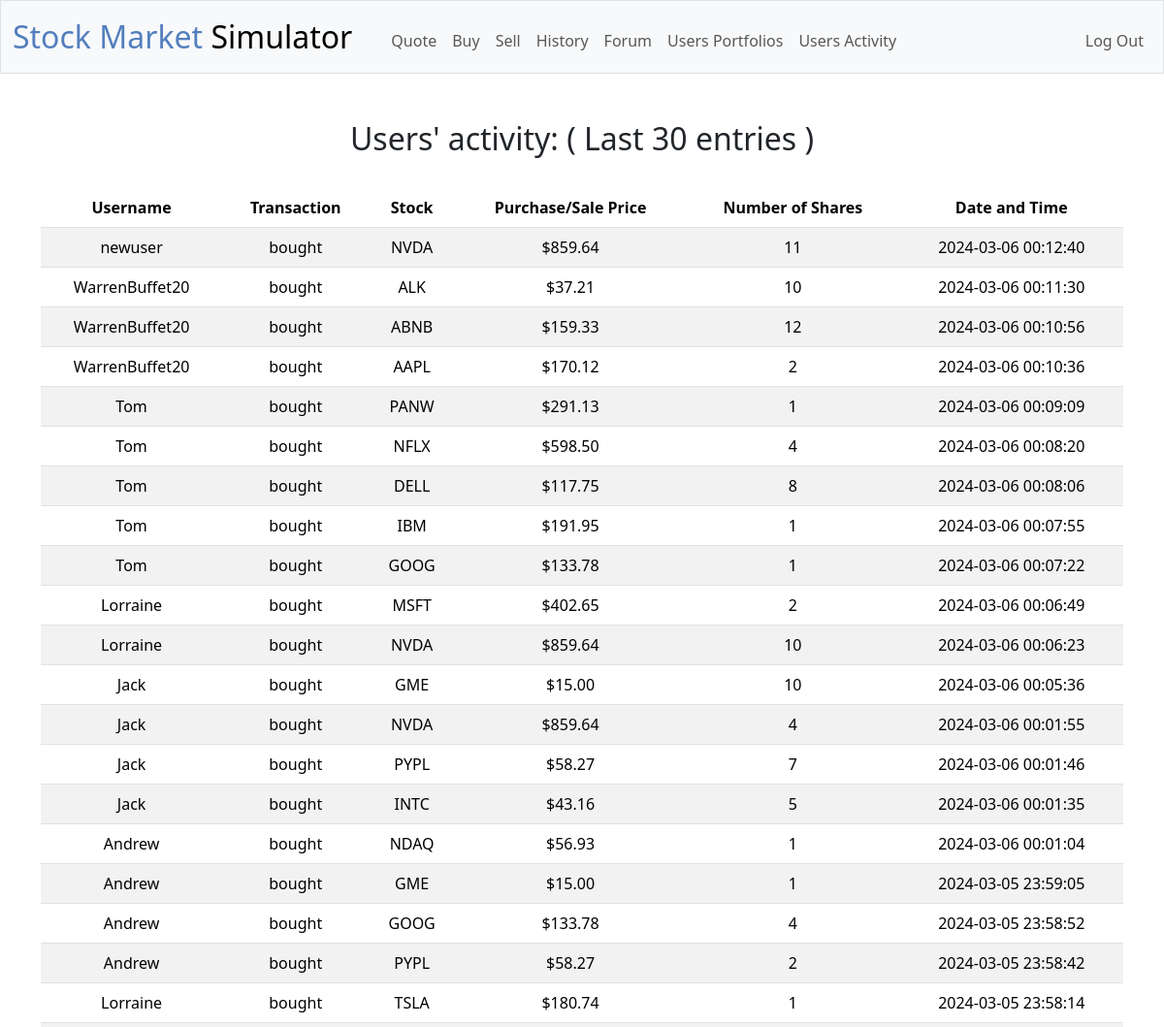
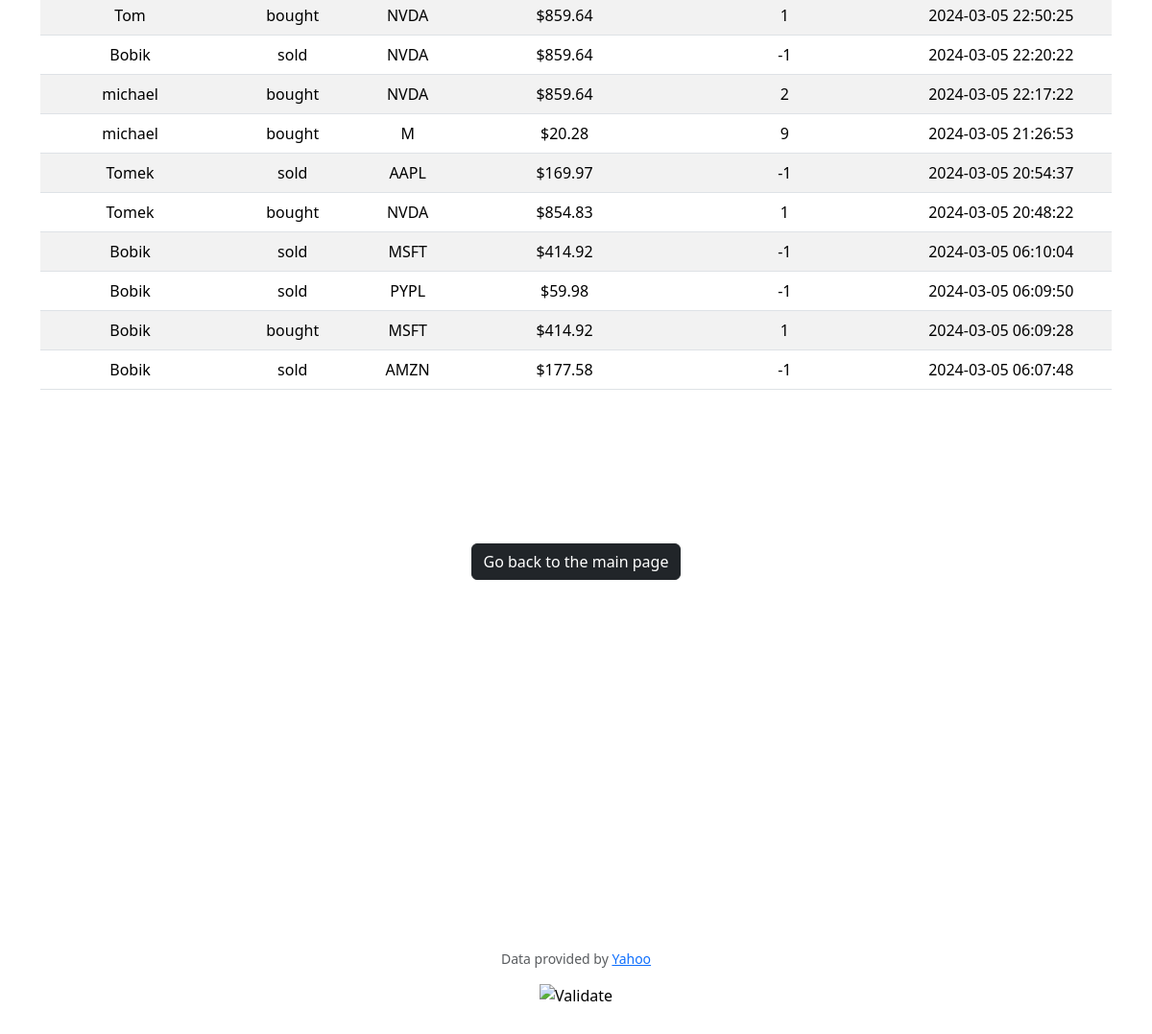
/activity (signed in), run on the app's committed database (2 pictures, top to bottom).
### tables this page shows
CREATE TABLE purchases (
    transaction_id INTEGER PRIMARY KEY AUTOINCREMENT NOT NULL,
    user_id INTEGER NOT NULL,
    stock_name TEXT NOT NULL,
    price NUMERIC NOT NULL,
    date datetime default CURRENT_TIMESTAMP,
    shares_number INTEGER NOT NULL,
    type TEXT NOT NULL,
    FOREIGN KEY(user_id) REFERENCES users(id)
    );

CREATE TABLE users (id INTEGER PRIMARY KEY AUTOINCREMENT NOT NULL, username TEXT NOT NULL, hash TEXT NOT NULL, cash NUMERIC NOT NULL DEFAULT 10000.00);

### app.py (the view)
@app.route("/activity")
@login_required
def activity():
    activity = db.execute("SELECT type, stock_name, price, shares_number, date, username FROM purchases JOIN users ON purchases.user_id=users.id ORDER BY date DESC LIMIT 30")
    return render_template("activity.html", activity=activity, usd=usd)

### app.py (called while the page is built)
@app.after_request
def after_request(response):
    response.headers["Cache-Control"] = "no-cache, no-store, must-revalidate"
    response.headers["Expires"] = 0
    response.headers["Pragma"] = "no-cache"
    return response

### helpers.py (called while the page is built)
def login_required(f):
    @wraps(f)
    def decorated_function(*args, **kwargs):
        if session.get("user_id") is None:
            return redirect("/login")
        return f(*args, **kwargs)
    return decorated_function

def usd(value):
    return f"${value:,.2f}"

### templates/activity.html (shortened to what this page needs)
{% extends "layout.html" %}
{% block main %}
<h2> Users' activity: ( Last 30 entries )</h2>
<br>
<table class="table table-striped">
    <thead>
        <tr>
            <th>Username</th>
            <th>Transaction</th>
            <th>Stock</th>
            <th>Purchase/Sale Price</th>
            <th>Number of Shares</th>
            <th>Date and Time</th>
        </tr>
    </thead>
    <tbody>
        {% for x in activity %}
        <tr>
            <td>{{x["username"]}}</td>
            <td>{{x["type"]}}</td>
            <td>{{x["stock_name"]}}</td>
            <td>{{usd(x["price"])}}</td>
            <td>{{x["shares_number"]}}</td>
            <td>{{x["date"]}}</td>
        </tr>
        {% endfor %}
    </tbody>
</table>
{% endblock %}

### data on the page
purchases: username "newuser", type "bought", stock_name "NVDA", price "$859.64", shares_number "11", date "2024-03-06 00:12:40"
purchases: username "WarrenBuffet20", type "bought", stock_name "ALK", price "$37.21", shares_number "10", date "2024-03-06 00:11:30"
purchases: username "WarrenBuffet20", type "bought", stock_name "ABNB", price "$159.33", shares_number "12", date "2024-03-06 00:10:56"
purchases: username "WarrenBuffet20", type "bought", stock_name "AAPL", price "$170.12", shares_number "2", date "2024-03-06 00:10:36"
purchases: username "Tom", type "bought", stock_name "PANW", price "$291.13", shares_number "1", date "2024-03-06 00:09:09"
purchases: username "Tom", type "bought", stock_name "NFLX", price "$598.50", shares_number "4", date "2024-03-06 00:08:20"
purchases: username "Tom", type "bought", stock_name "DELL", price "$117.75", shares_number "8", date "2024-03-06 00:08:06"
purchases: username "Tom", type "bought", stock_name "IBM", price "$191.95", shares_number "1", date "2024-03-06 00:07:55"
purchases: username "Tom", type "bought", stock_name "GOOG", price "$133.78", shares_number "1", date "2024-03-06 00:07:22"
purchases: username "Lorraine", type "bought", stock_name "MSFT", price "$402.65", shares_number "2", date "2024-03-06 00:06:49"
purchases: username "Lorraine", type "bought", stock_name "NVDA", price "$859.64", shares_number "10", date "2024-03-06 00:06:23"
purchases: username "Jack", type "bought", stock_name "GME", price "$15.00", shares_number "10", date "2024-03-06 00:05:36"
purchases: username "Jack", type "bought", stock_name "NVDA", price "$859.64", shares_number "4", date "2024-03-06 00:01:55"
purchases: username "Jack", type "bought", stock_name "PYPL", price "$58.27", shares_number "7", date "2024-03-06 00:01:46"
purchases: username "Jack", type "bought", stock_name "INTC", price "$43.16", shares_number "5", date "2024-03-06 00:01:35"
purchases: username "Andrew", type "bought", stock_name "NDAQ", price "$56.93", shares_number "1", date "2024-03-06 00:01:04"
purchases: username "Andrew", type "bought", stock_name "GME", price "$15.00", shares_number "1", date "2024-03-05 23:59:05"
purchases: username "Andrew", type "bought", stock_name "GOOG", price "$133.78", shares_number "4", date "2024-03-05 23:58:52"
purchases: username "Andrew", type "bought", stock_name "PYPL", price "$58.27", shares_number "2", date "2024-03-05 23:58:42"
purchases: username "Lorraine", type "bought", stock_name "TSLA", price "$180.74", shares_number "1", date "2024-03-05 23:58:14"
purchases: username "Tom", type "bought", stock_name "NVDA", price "$859.64", shares_number "1", date "2024-03-05 22:50:25"
purchases: username "Bobik", type "sold", stock_name "NVDA", price "$859.64", shares_number "-1", date "2024-03-05 22:20:22"
purchases: username "michael", type "bought", stock_name "NVDA", price "$859.64", shares_number "2", date "2024-03-05 22:17:22"
purchases: username "michael", type "bought", stock_name "M", price "$20.28", shares_number "9", date "2024-03-05 21:26:53"
purchases: username "Tomek", type "sold", stock_name "AAPL", price "$169.97", shares_number "-1", date "2024-03-05 20:54:37"
purchases: username "Tomek", type "bought", stock_name "NVDA", price "$854.83", shares_number "1", date "2024-03-05 20:48:22"
purchases: username "Bobik", type "sold", stock_name "MSFT", price "$414.92", shares_number "-1", date "2024-03-05 06:10:04"
purchases: username "Bobik", type "sold", stock_name "PYPL", price "$59.98", shares_number "-1", date "2024-03-05 06:09:50"
purchases: username "Bobik", type "bought", stock_name "MSFT", price "$414.92", shares_number "1", date "2024-03-05 06:09:28"
purchases: username "Bobik", type "sold", stock_name "AMZN", price "$177.58", shares_number "-1", date "2024-03-05 06:07:48"
